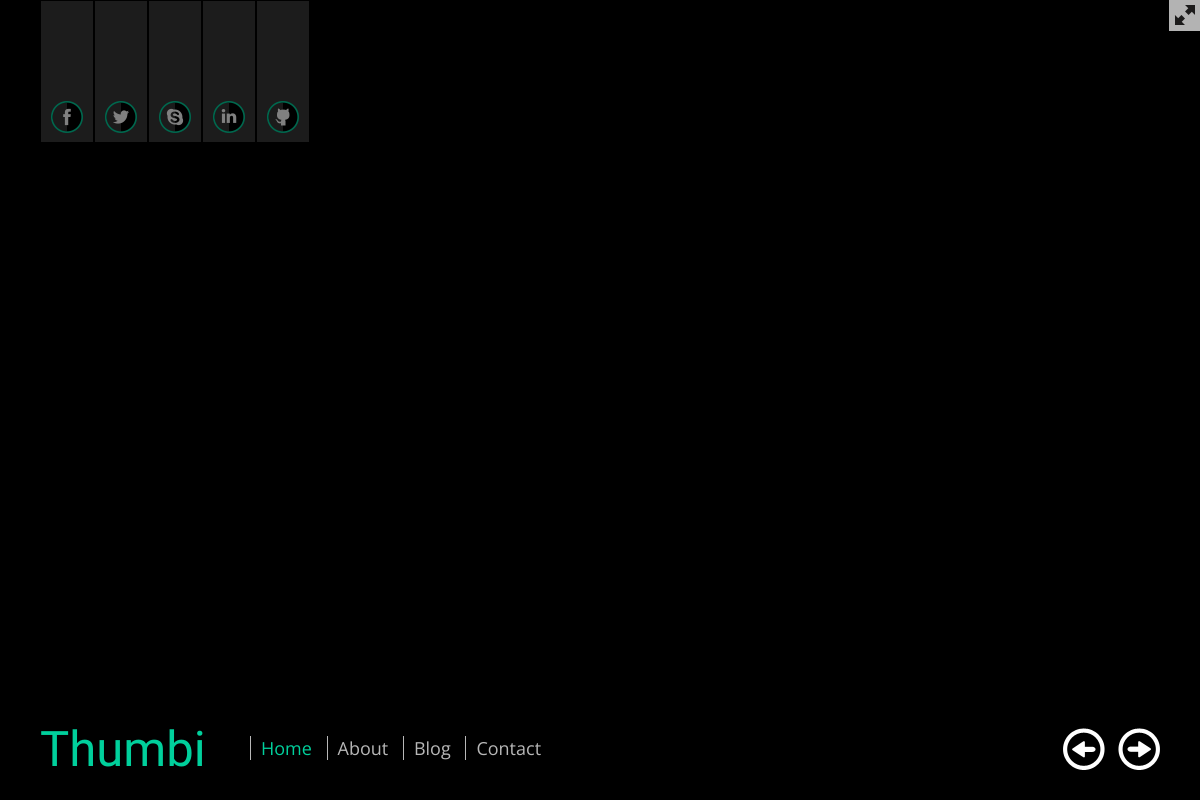
/blog/, run on an earlier commit of the app's database.
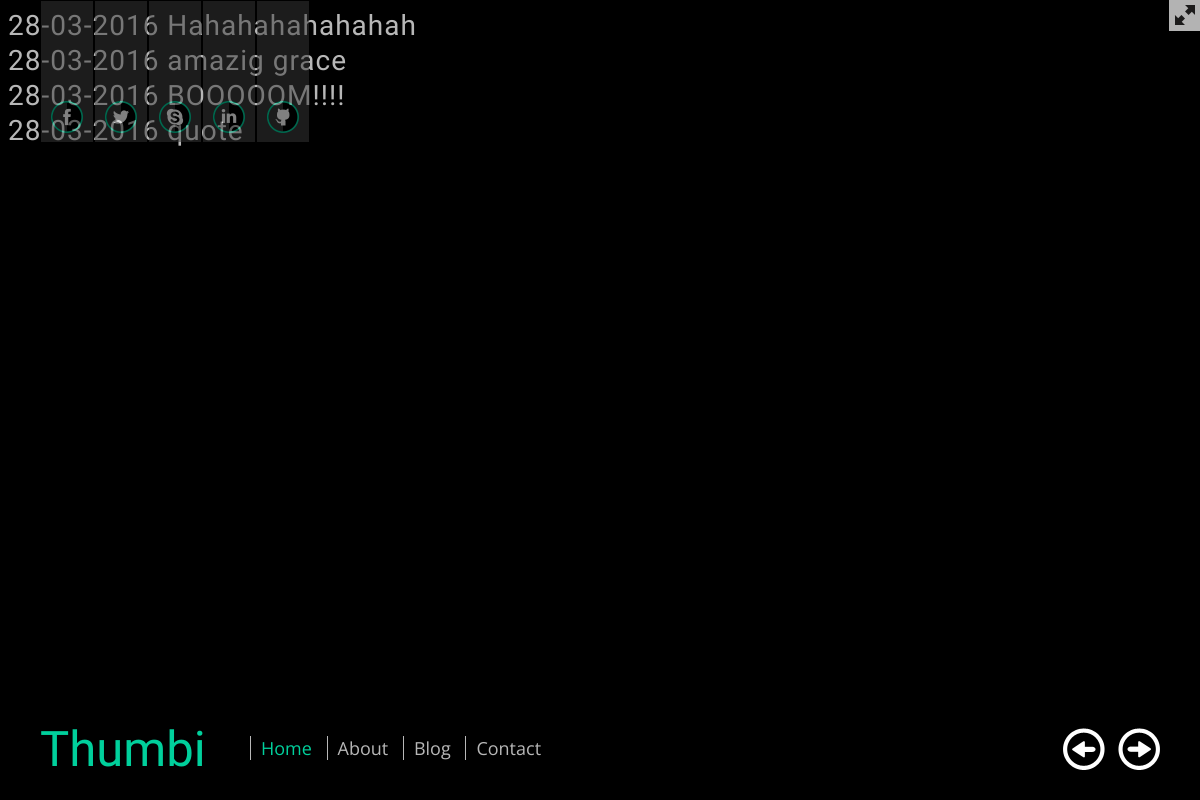
And on a later commit of the database.
### blog/models.py (models this page shows, shortened)
class Post(models.Model):
    title = models.CharField(max_length = 140)
    body = models.TextField()
    date = models.DateTimeField()

### blog/templates/blog/blog.html
{% extends "personal/header.html" %}
{% block content %}
    {% for post in object_list %}
        <h5>{{ post.date|date:"d-m-Y" }}
            <a href="/blog/{{post.id}}">  {{ post.title }}</a>
        </h5>
	{% endfor %}
{% endblock %}

### personal/templates/personal/header.html (shortened to what this page needs)
<!DOCTYPE html>
<html class='no-js' lang='en'>
	<head>
    {% load staticfiles %}
        <link rel="stylesheet" href="{% static 'css/maximage.css' %}" type="text/css" media="screen" charset="utf-8"/>
        <link rel="stylesheet" href="{% static 'css/styles.css' %}" type="text/css" media="screen" charset="utf-8"/>
</head>
<body>
	<div>
		<nav class="social-nav">
			<ul>
				<li><a href="#"><img src="{% static 'images/facebook.png' %}" /></a></li>
				<li><a href="#"><img src="{% static 'images/twitter.png' %}" /></a></li>
				<li><a href="#"><img src="{% static 'images/skype.png' %}" /></a></li>
				<li><a href="#"><img src="{% static 'images/linkedin.png' %}" /></a></li>
                <li><a href="#"><img src="{% static 'images/github.png' %}" /></a></li>
			</ul>
		</nav>
		<button class="full-screen" onclick="$(document).toggleFullScreen()"></button>
		<div id="logo">Thumbi</div>
		<nav class="main-nav">
			<ul>
				<li><a href="#home" class="active">Home</a></li>
				<li><a href="#about" >About</a></li>
				<li><a href="/blog" >Blog</a></li>
				<li><a href="#contact">Contact</a></li>
			</ul>
		</nav>
		<a href="" id="arrow_left"><img src="{% static 'images/arrow-left.png' %}" alt="Slide Left" /></a>
		<a href="" id="arrow_right"><img src="{% static 'images/arrow-right.png' %}" alt="Slide Right" /></a>
	   {% block content %}
	   {% endblock %}
	</div>
</body>
</html>

### personal/static/css/styles.css (style rules this page uses)
body { font-family: 'Open Sans', sans-serif; font-size: 18px; line-height: 21px; font-weight:400; -webkit-font-smoothing: antialiased; font-smoothing: antialiased; color: #777; background: #000; }
h1, h2, h3, h4, h5, h6 { font-family: 'Coustard', serif; color:#00d09c; font-weight: normal; letter-spacing: 1px; }
h5 { font-size: 28px; line-height: 35px; padding: 0; margin: 0; color: #b7b7b7; }
a { color: #b7b7b7; text-decoration:none; font-weight: normal; }
#logo { font-family: 'Coustard', serif; font-size: 49px; bottom:40px; height:auto; left:40px; position:absolute; width:20%; z-index:1000; color: #00d09c; }
.main-nav { position:absolute; bottom: 23px; left:210px; z-index:1001; }
.main-nav ul li { list-style: none; display: inline; padding-right: 10px; padding-left: 10px; border-left: 1px solid #b7b7b7; }
.main-nav ul li a.active { color: #00d09c; }
.social-nav { position:absolute; top: 0px; left: 40px; }
.social-nav ul { margin: 0; padding:0; }
.social-nav ul li { list-style: none; display:block; float: left; background: #393939; padding:100px 10px 5px 10px; margin: 1px; opacity: .5; }
button.full-screen { position: absolute; top: 0; right: 0; width: 31px; height: 31px; background: url("../images/full-screen-btn.png"); border: 0; cursor: pointer; opacity: .7; }
#arrow_left, #arrow_right { bottom:30px; height:42px; position:absolute; right:40px; width:42px; z-index:1000; }
#arrow_left { right:95px; }

What changed in the data, as far as the page shows it:
added Post: date "28-03-2016", title "Hahahahahahahah"
added Post: date "28-03-2016", title "amazig grace"
added Post: date "28-03-2016", title "BOOOOOM!!!!"
added Post: date "28-03-2016", title "quote"
